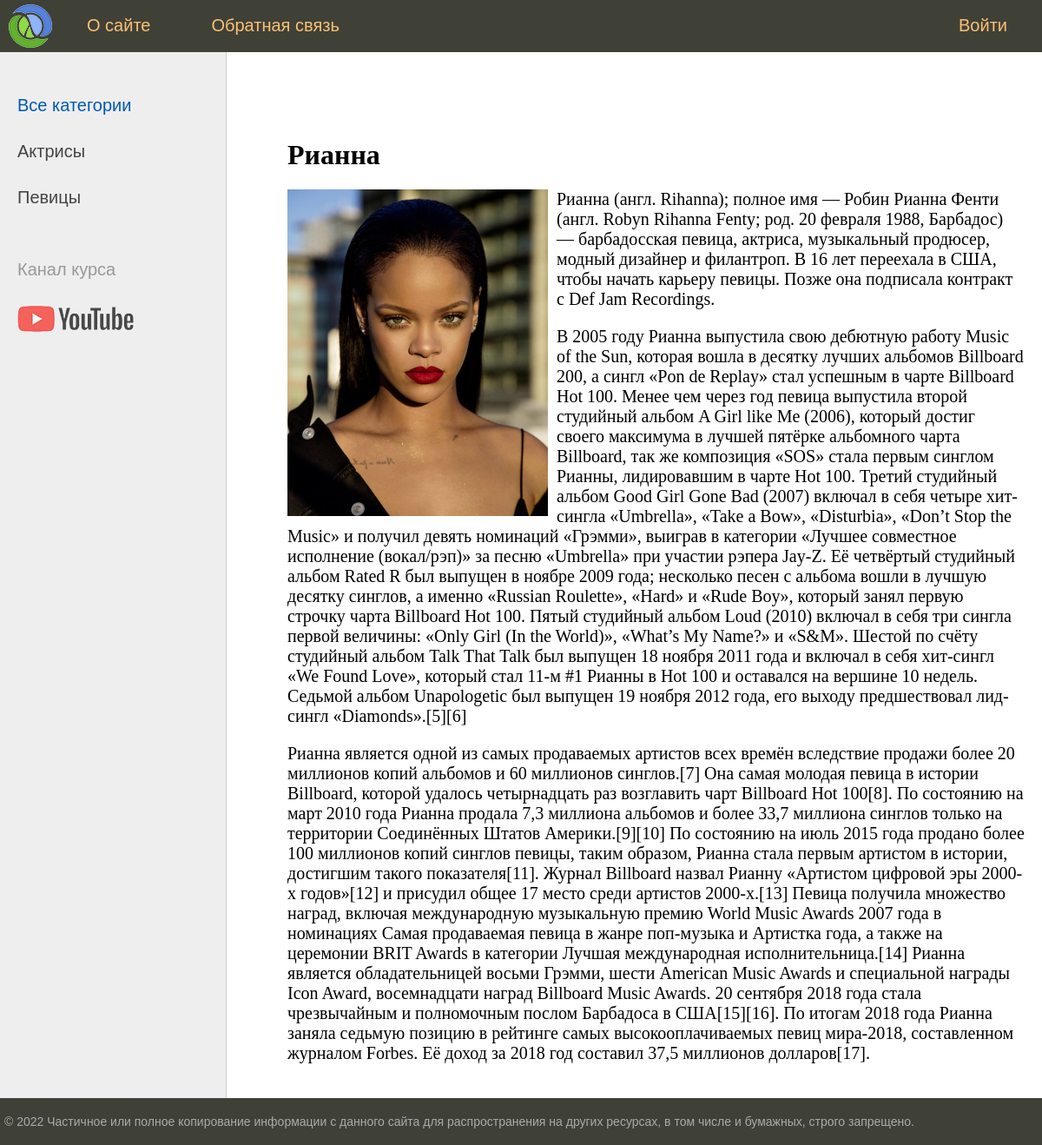
Page /post/rianna/ on the committed database.
### women/models.py (models this page shows, shortened)
class Category(models.Model):
    name = models.CharField(max_length=100, db_index=True, verbose_name='Категория')
    slug = models.SlugField(max_length=255, unique=True, db_index=True, verbose_name='URL')
    def get_absolute_url(self):
        return reverse('category', kwargs={'cat_slug': self.slug})
    class Meta:
        verbose_name = 'Категория'
        verbose_name_plural = 'Категории'
        ordering = ['name']

class Women(models.Model):
    title = models.CharField(max_length=255, verbose_name='Заголовок')
    slug = models.SlugField(max_length=255, unique=True, db_index=True, verbose_name='URL')
    content = models.TextField(blank=True, verbose_name='Текст статьи')
    photo = models.ImageField(upload_to='photos/%Y/%m/%d/', verbose_name='Фото')
    time_create = models.DateTimeField(auto_now_add=True, verbose_name='Время создания')
    time_update = models.DateTimeField(auto_now=True, verbose_name='Последнее изменение')
    is_published = models.BooleanField(default=True, verbose_name='Публикация')
    cat = models.ForeignKey('Category', on_delete=models.PROTECT, verbose_name='Категории')
    def __str__(self):
        return self.title
    class Meta:
        verbose_name = 'Известные женщины'
        verbose_name_plural = 'Известные женщины'
        ordering = ['-time_update', 'title']

### women/views.py (the view)
# urls.py: path('post/<slug:post_slug>/', ShowPost.as_view(), name='post'),
class ShowPost(DataMixin, DetailView):
    model = Women
    template_name = 'women/post.html'
    slug_url_kwarg = 'post_slug'
    context_object_name = 'post'
    def get_context_data(self, *, object_list=None, **kwargs):
        context = super().get_context_data(**kwargs)
        c_def = self.get_user_context(title=context['post'])
        return dict(list(context.items()) + list(c_def.items()))

### women/templatetags/women_tags.py (called while the page is built)
@register.inclusion_tag('women/tags_templates/list_categories.html')
def show_categories(sort=None, cat_selected=0):
    if not filter:
        cats = Category.objects.all()
    else:
        cats = Category.objects.all().order_by(sort)
    return {'cats': cats, 'cat_selected': cat_selected}

@register.inclusion_tag('women/tags_templates/top_menu.html')
def show_top_menu():
    menu = [
        {'title': 'О сайте', 'url_name': 'about'},
        {'title': 'Добавить статьи', 'url_name': 'add_page'},
        {'title': 'Обратная связь', 'url_name': 'contact'},
        {'title': 'Войти', 'url_name': 'login'}
    ]
    return {'menu': menu}

### women/utils.py (called while the page is built)
    def get_user_context(self, **kwargs):
        context = kwargs
        cats = Category.objects.annotate(Count('women'))
        user_menu = menu.copy()
        if not self.request.user.is_authenticated:
            user_menu.pop(1)
        context['menu'] = user_menu
        context['cats'] = cats
        if 'cat_selected' not in context:
            context['cat_selected'] = 0
        return context

### women/templates/women/post.html
{% extends 'women/base.html' %}
{% block content %}
<h1>{{post.title}}</h1>
{% if post.photo %}
<p><img class="img-article-left" src="{{post.photo.url}}" alt="{{post.title}}"></p>
{% endif %}
{{ post.content|linebreaks }}
{% endblock %}

### women/templates/women/base.html (shortened to what this page needs)
{% load static %}
{% load women_tags %}
<!DOCTYPE html>
<html>
<head>
	<link type="text/css" href="{% static 'women/css/styles.css' %}" rel="stylesheet" />
</head>
<body>
<table class="table-page" border=0 cellpadding="0" cellspacing="0">
<tr><td valign=top>
{% block mainmenu %}
		<div class="header">
			<ul id="mainmenu" class="mainmenu">
			<li class="logo"><a href="{% url 'home' %}"><div class="logo"></div></a></li>
{% for m in menu %}
	{% if not forloop.last %}
			<li><a href="{% url m.url_name %}">{{m.title}}</a></li>
	{% else %}
			<li class="last"><a href="{% url m.url_name %}">{{m.title}}</a></li>
	{% endif %}
{% endfor %}
			</ul>
		</div>
{% endblock mainmenu %}
<table class="table-content" border=0 cellpadding="0" cellspacing="0">
<tr>
	<td valign="top" class="left-chapters">
	<ul id="leftchapters">
	{% if cat_selected == 0 %}
		<li class="selected">Все категории</li>
	{% else %}
		<li><a href="{% url 'home' %}">Все категории</a></li>
	{% endif %}
	{% for c in cats %}
		{% if c.women__count > 0 %}
			{% if c.pk == cat_selected %}
				<li class="selected">{{c.name}}</li>
			{% else %}
				<li><a href="{{ c.get_absolute_url }}">{{c.name}}</a></li>
			{% endif %}
		{% endif %}
	{% endfor %}
		<li class="share">
		<p>Канал курса</p>
		<a class="share-yt" href="https://www.youtube.com/channel/UClJzWfGWuGJL2t-3dYKcHTA/playlists" target="_blank" rel="nofollow"></a>
		</li>
	</ul>
</td>
<td valign="top" class="content">
	<div class="content-text">
{% block content %}
{% endblock %}
	</div>
</td></tr></table>
</td></tr>
<tr><td valign=top>
	<div id="footer">
		<p>&copy; 2022 Частичное или полное копирование информации с данного сайта для распространения на других ресурсах, в том числе и бумажных, строго запрещено.</p>
	</div>
</td></tr></table>
</body>
</html>

### women/static/women/css/styles.css (style rules this page uses)
html, body { font-family: 'Arial'; margin: 0; padding: 0; height: 100%; width: 100%; color: #444; }
a { color: #0059b2; text-decoration: none; }
img { max-width: 600px; height: auto; }
img.img-article-left { max-width: 300px; height: auto; float: left; padding: 0 10px 10px 0; }
.table-page { width: 100%; height: 100%; vertical-align: top; }
.table-page tr { height: 100%; }
.header { background: #3F4137; height: 60px; }
.logo { background: url('../images/logo.png') no-repeat 10px 5px; width: 70px; height: 60px; }
ul.mainmenu { list-style: none; margin: 0; padding: 0; height: 60px; color: #fdc073; font-size: 20px; overflow: hidden; }
ul.mainmenu li { float: left; margin: 18px 40px 0 30px; }
ul.mainmenu li.logo { margin: 0; }
ul.mainmenu li.last { float: right; }
ul.mainmenu li a { color: #fdc073; text-decoration: none; }
.table-content { width: 100%; min-height: 100%; height: 100%; }
.left-chapters { margin: 0; background: #eee; border-right: 1px solid #ccc; min-height: 100%; }
.left-chapters ul { width: 230px; min-height: 100%; margin: 0; padding: 20px 10px 10px 20px; list-style: none; font-size: 20px; }
.left-chapters ul li { margin: 30px 0 0 0; color: #999; }
.left-chapters ul li.selected { color: #0059b2; }
.left-chapters ul li a { color: #444; text-decoration: none; }
.left-chapters ul li.share { margin: 60px 0 0 0; }
.left-chapters ul li.share p { margin: 30px 0 30px 0; }
.left-chapters ul li.share a { display: inline-block; width: 40px; height: 40px; margin: 0 20px 0 0; }
.left-chapters ul li.share a.share-yt { width: 100%; height: 30px; background: url('../images/share_yt.png') no-repeat 0 0 }
.content { padding: 40px 20px 20px 40px; width: 100%; box-sizing: border-box; }
.content-text { margin: 60px 0 0 30px; color: #000; font-size: 20px; font-family: Yandex Sans Display Light; }
.content-text h1 { font-size: 32px; }
#footer { box-sizing: border-box; background: #3F4137; padding: 5px; color: #aaa; font-size: 14px; font-family: Verdana, Geneva, Arial, Helvetica; text-align: left; overflow: hidden; }

### rows in the picture
Category: name "Актрисы"
Category: name "Певицы"
Women: title "Рианна", photo (picture), content "Рианна (англ. Rihanna); полное имя — Робин Рианна Фенти (англ. Robyn Rihanna Fenty; род. 20 февраля 1988, Барбадос) — барбадосская певица, актриса, музыкальный продюсер, модный дизайнер и филантроп. В 16 лет переехала в США, чтобы начать карьеру певицы. Позже она подписала контракт с Def Jam Recordings. В 2005 году Рианна выпустила свою дебютную работу Music of the Sun, которая вошла в десятку лучших альбомов Billboard 200, а сингл «Pon de Replay» стал успешным в чарте Billboard Hot 100. Менее чем через год певица выпустила второй студийный альбом A Girl like Me (2006), который достиг своего максимума в лучшей пятёрке альбомного чарта Billboard, так же композиция «SOS» стала первым синглом…"

### other values in the picture
{{ m.title }} "О сайте" "Обратная связь"
{{ m.title }} "Войти"
